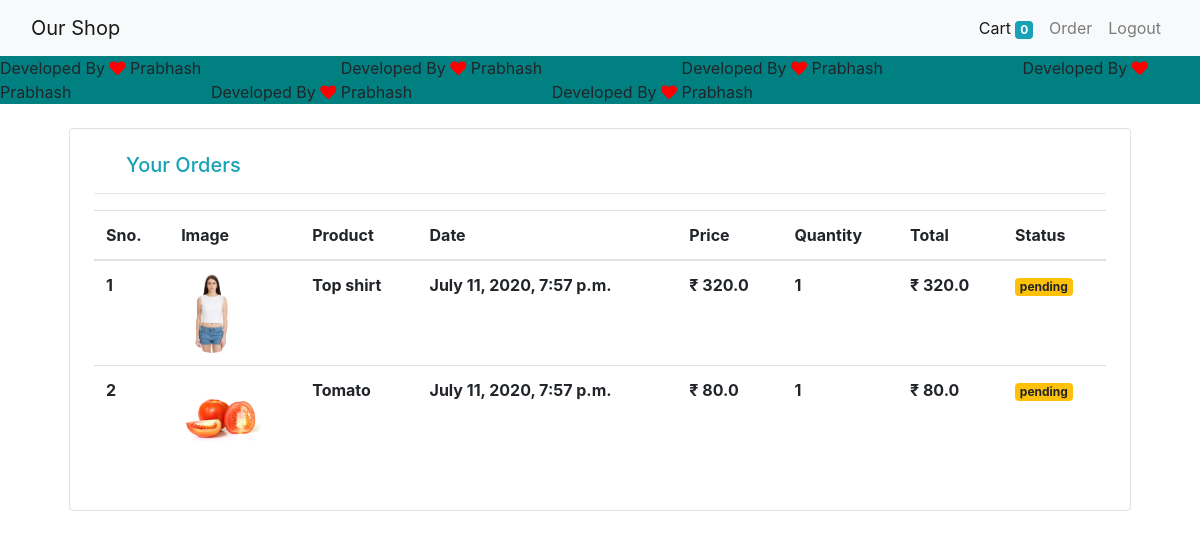
The page /order (signed in) on the database its author committed.
### shop/models/order.py (models this page shows)
class Order(models.Model):
    product   = models.ForeignKey(Product,on_delete=models.CASCADE)
    customer  = models.ForeignKey(Customer,on_delete=models.CASCADE)
    quantity  = models.IntegerField(default=1)
    price     = models.FloatField()
    address   = models.CharField(max_length=200,default='',blank=True)
    phone     = models.CharField(max_length=12)
    date      = models.DateTimeField(default=datetime.datetime.today)
    status    = models.BooleanField(default=False)
    @staticmethod
    def get_product_by_customer(customer_id):
        return Order.objects.filter(customer=customer_id).order_by('-date')

### shop/models/product.py (models this page shows, shortened)
class Product(models.Model):
    name        = models.CharField(max_length=30)
    price       = models.IntegerField(default=0)
    category    = models.ForeignKey(Category,on_delete=models.CASCADE)
    description = models.CharField(max_length=200,null=True,blank=True)
    image       = models.ImageField(upload_to='product/')
    def __str__(self):
        return self.name

### shop/views.py (the view)
# urls.py: path('order',views.OrderView.as_view() ,name='order'),
class OrderView(View):
    @method_decorator(auth_middleware)
    def get(self,request):
        customer=request.session.get('customer')
        order=Order.get_product_by_customer(customer)
        return render(request,"Eshop/order.html",{'orders':order})

### shop/templatetags/cart.py (called while the page is built)
@register.filter(name="multiply")
def multiply(quantity,price):
    return quantity*price

### templates/Eshop/order.html
{% extends 'Eshop/base.html' %}
{% block body %}
{% load cart %}
<div class="container">
    <div class="border rounded p-4 m-4">
      <h5 class="pl-2 ml-4 text-info">Your Orders</h5>
      <hr>
      {% if orders %}
        <table class="table">
            <thead>
              <tr>
                <th scope="col">Sno.</th>
                <th scope="col">Image</th>
                <th scope="col">Product</th>
                <th scope="col">Date</th>
                <th scope="col">Price</th>
                <th scope="col">Quantity</th>
                <th scope="col">Total</th>
                <th scope="col">Status</th>
              </tr>
            </thead>
            <tbody>
               {% for order in orders %}
              <tr>
                <th>{{forloop.counter}}</th>
                <td><img src="{{order.product.image.url}}" alt="" class="rounded-circle" style="height:80px"></td>
                <th>{{order.product}}</th>
                <th>{{order.date}}</th>
                <th>&#8377; {{order.price}}</th>
                <th>{{order.quantity}}</th>
                <th>&#8377; {{order.quantity|multiply:order.price}}</th>
                {% if order.status %}
                <th><small class="badge badge-success">completed</small></th>
                {% else %}
                <th><small class="badge badge-warning">pending</small></th>
                {% endif %}
              </tr>
              {% endfor %}
            </tbody>
          </table>
         {% else %}
         <h4 class="text-center p-4 m-4 text-danger">you have not ordered anything !!!</h4>
         {% endif %}
    </div>
</div>
{% endblock %}

### rows shown on the page
Order: product.image (picture), product "Top shirt", date "July 11, 2020, 7:57 p.m.", price "320.0", quantity "1", quantity|multiply "320.0", status "pending"
Order: product.image (picture), product "Tomato", date "July 11, 2020, 7:57 p.m.", price "80.0", quantity "1", quantity|multiply "80.0", status "pending"

### other values the page prints
{{ request.session.cart.keys|length }} "0"
